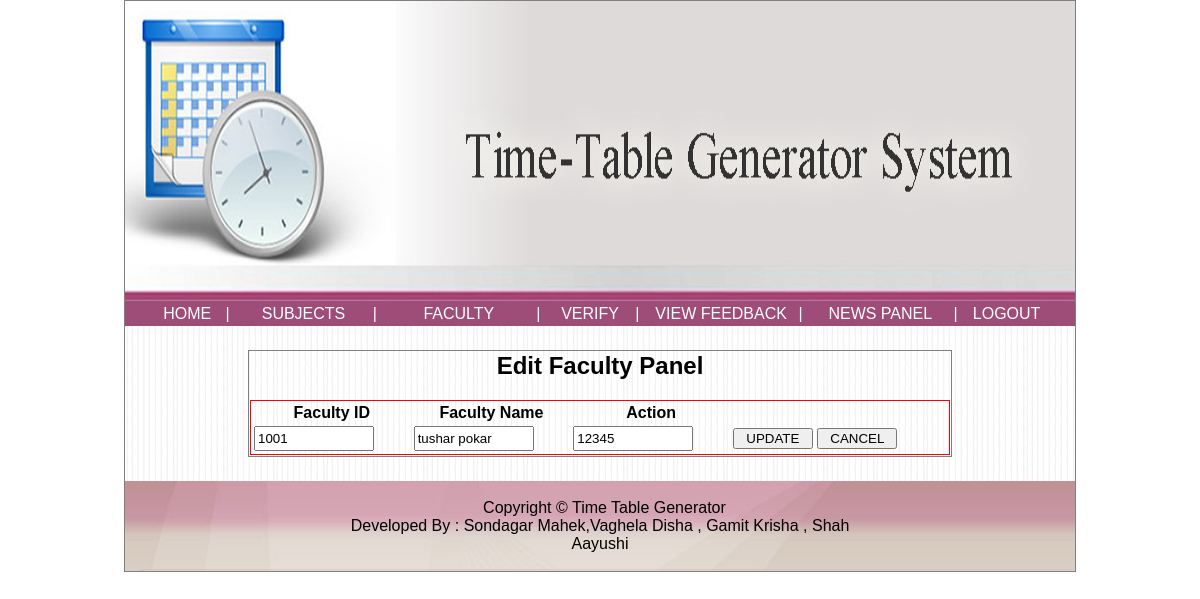
The page /admin/editfaculty.php?id=1001 (signed in) on the database as committed earlier.
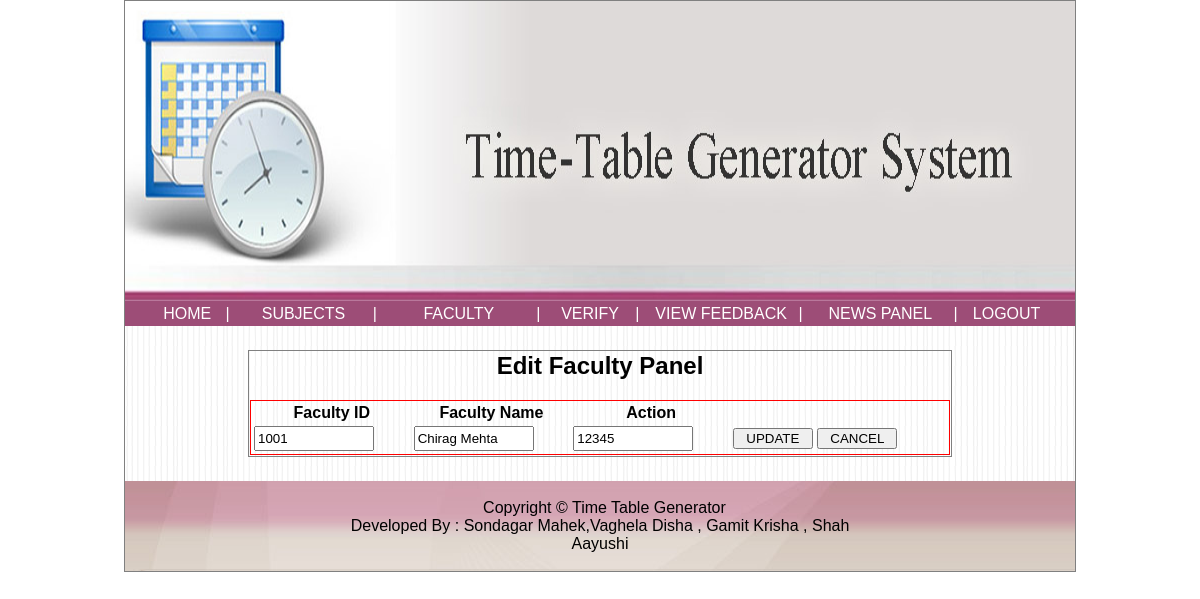
The same page on the database as committed later.
### tables this page shows
CREATE TABLE `faculty` (
  `fid` int(11) NOT NULL,
  `pass` varchar(10) DEFAULT '12345',
  `name` varchar(30) DEFAULT NULL,
  `email` varchar(30) DEFAULT NULL,
  `contact` decimal(10,0) DEFAULT NULL,
  `photo` varchar(500) NOT NULL
);

### admin/editfaculty.php (the view, shortened to what this page needs)
<?php
$id = $_GET['id'];
 include("header.html"); ?>
        <div style="width:950px;background-image:url('../images/bg.png');">
	<table>
	<tr>
	<td style="width:125px;">&nbsp;</td>
	<td style="width:700px;">&nbsp;</td>
	<td style="width:125px;">&nbsp;</td>
	</tr>
	<tr>
<form action="" method="post">
	<td style="width:125px;">&nbsp;</td>
	<td style="width:700px;border:1px solid gray;">
	<div style="width:700px;">
		<center><h2> Edit Faculty Panel </h2>
	<?php
	include("../config.php");
	$qq = "select * from faculty where fid='$id'";
	$rr = mysqli_query($con,$qq) or die(mysqli_error());
	$cc = mysqli_num_rows($rr);
	if($cc > 0)
	{
		while($row = mysqli_fetch_array($rr))
		{
			$a = $row['0'];
			$b = $row['2'];
			$c = $row['1'];
		}
	}
	else
	{
		echo "<script>alert('No data to display')</script>";
	}
	?>
	</center>
	<table style="width:700px;border:1px solid red;">
		<tr>
			<th>Faculty ID</th>
			<th>Faculty Name</th>
			<th>Action</th>
		</tr>
		<tr>
			<td> <input type="text" style="width:120px;height:25px;" value="<?php echo $a; ?>" readonly> </td>
			<td> <input type="text" style="width:120px;height:25px;" value="<?php echo $b; ?>" name="t1"> </td>
			<td> <input type="text" style="width:120px;height:25px;" value="<?php echo $c; ?>" name="t2"> </td>
			<td> <input type="submit" style="width:80px;" name="s1" value="UPDATE"> <input type="submit" name="s2" style="width:80px;" value="CANCEL"></td>
		</tr>
	</table>
	</div>
	</td>
	<td style="width:125px;">&nbsp;</td>
</tr>
<tr>
	<td style="width:125px;">&nbsp;</td>
	<td style="width:700px;">&nbsp;</td>
	<td style="width:125px;">&nbsp;</td>
</tr>
</table>
        </div>

Rows that differ between the two databases and show on the page:
changed faculty id 1001: t1 "tushar pokar" → "Chirag Mehta"
